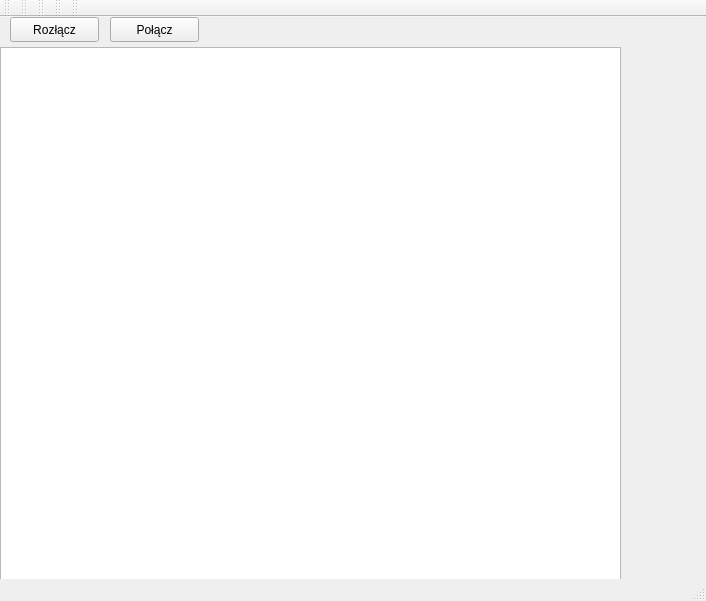
<?xml version="1.0" encoding="UTF-8"?>
<ui version="4.0">
 <class>MainWindow</class>
 <widget class="QMainWindow" name="MainWindow">
  <property name="geometry">
   <rect>
    <x>0</x>
    <y>0</y>
    <width>706</width>
    <height>601</height>
   </rect>
  </property>
  <property name="windowTitle">
   <string>MainWindow</string>
  </property>
  <widget class="QWidget" name="centralWidget">
   <widget class="QPushButton" name="pushButton">
    <property name="geometry">
     <rect>
      <x>110</x>
      <y>0</y>
      <width>89</width>
      <height>25</height>
     </rect>
    </property>
    <property name="text">
     <string>Połącz</string>
    </property>
   </widget>
   <widget class="QPushButton" name="closeButton">
    <property name="geometry">
     <rect>
      <x>10</x>
      <y>0</y>
      <width>89</width>
      <height>25</height>
     </rect>
    </property>
    <property name="text">
     <string>Rozłącz</string>
    </property>
   </widget>
   <widget class="QTextBrowser" name="textBrowser">
    <property name="geometry">
     <rect>
      <x>0</x>
      <y>30</y>
      <width>621</width>
      <height>541</height>
     </rect>
    </property>
   </widget>
  </widget>
  <widget class="QMenuBar" name="menuBar">
   <property name="geometry">
    <rect>
     <x>0</x>
     <y>0</y>
     <width>706</width>
     <height>22</height>
    </rect>
   </property>
  </widget>
  <widget class="QToolBar" name="mainToolBar">
   <attribute name="toolBarArea">
    <enum>TopToolBarArea</enum>
   </attribute>
   <attribute name="toolBarBreak">
    <bool>false</bool>
   </attribute>
  </widget>
  <widget class="QStatusBar" name="statusBar"/>
  <widget class="QToolBar" name="toolBar">
   <property name="windowTitle">
    <string>toolBar</string>
   </property>
   <attribute name="toolBarArea">
    <enum>TopToolBarArea</enum>
   </attribute>
   <attribute name="toolBarBreak">
    <bool>false</bool>
   </attribute>
  </widget>
  <widget class="QToolBar" name="toolBar_2">
   <property name="windowTitle">
    <string>toolBar_2</string>
   </property>
   <attribute name="toolBarArea">
    <enum>TopToolBarArea</enum>
   </attribute>
   <attribute name="toolBarBreak">
    <bool>false</bool>
   </attribute>
  </widget>
  <widget class="QToolBar" name="toolBar_3">
   <property name="windowTitle">
    <string>toolBar_3</string>
   </property>
   <attribute name="toolBarArea">
    <enum>TopToolBarArea</enum>
   </attribute>
   <attribute name="toolBarBreak">
    <bool>false</bool>
   </attribute>
  </widget>
  <widget class="QToolBar" name="toolBar_4">
   <property name="windowTitle">
    <string>toolBar_4</string>
   </property>
   <attribute name="toolBarArea">
    <enum>TopToolBarArea</enum>
   </attribute>
   <attribute name="toolBarBreak">
    <bool>false</bool>
   </attribute>
  </widget>
 </widget>
 <layoutdefault spacing="6" margin="11"/>
 <resources/>
 <connections/>
</ui>
